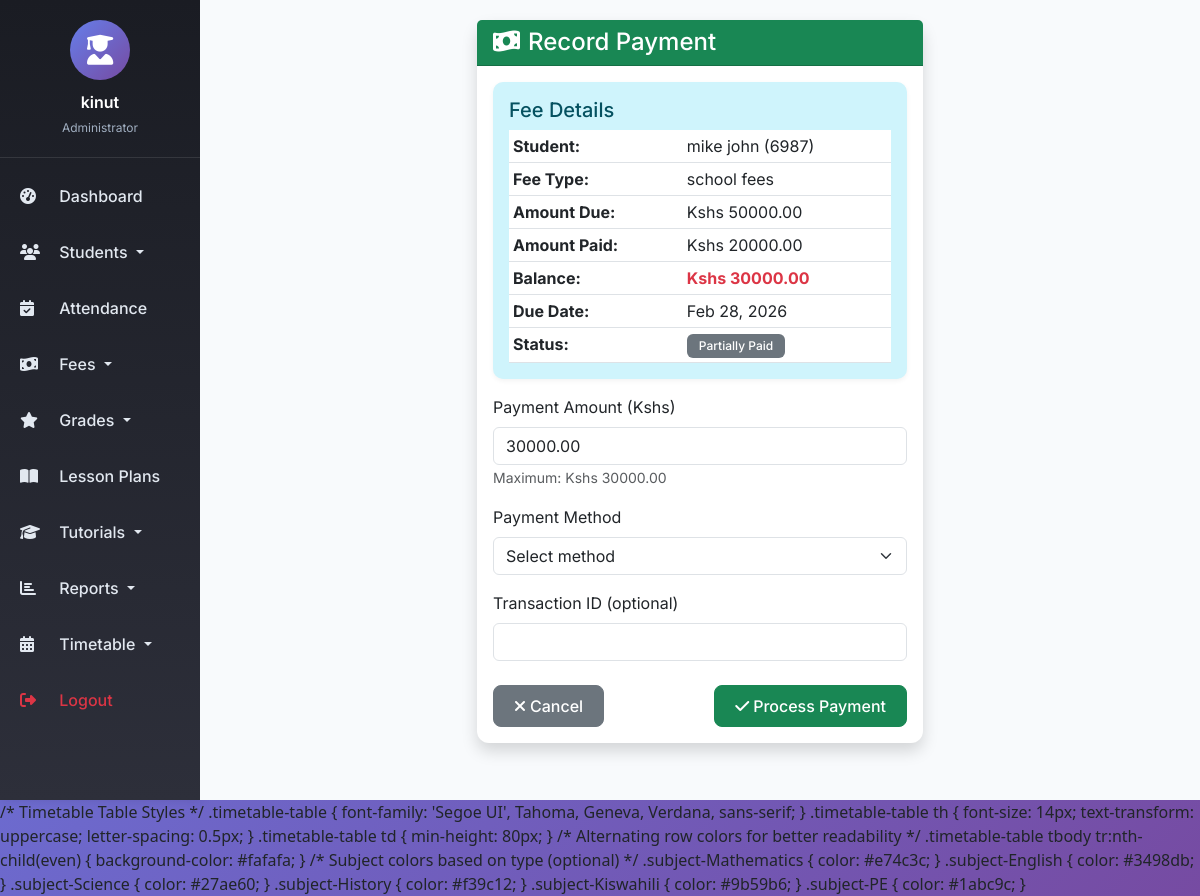
The app's page /fees/1/pay/ (signed in) with its own data.
### management/models.py (models this page shows, shortened)
class Fee(models.Model):
    STATUS_CHOICES = [
        ('Paid', 'Paid'),
        ('Unpaid', 'Unpaid'),
        ('partially paid', 'Partially Paid'),
        ('Overdue', 'Overdue'),
        ('Cancelled', 'Cancelled'),
        ('Refunded', 'Refunded'),
    ]
    PAYMENT_METHOD_CHOICES = [
        ('Cash', 'Cash'),
        ('Bank Transfer', 'Bank Transfer'),
        ('Credit Card', 'Credit Card'),
        ('Cheque', 'Cheque'),
        ('Mobile Payment', 'Mobile Payment'),
        ('Other', 'Other'),
    ]
    student = models.ForeignKey(Student, on_delete=models.CASCADE)
    fee_type = models.ForeignKey(FeeType, on_delete=models.SET_NULL, null=True)
    amount_due = models.DecimalField(max_digits=10, decimal_places=2)
    amount_paid = models.DecimalField(max_digits=10, decimal_places=2, default=0, validators=[MinValueValidator(0)])
    due_date = models.DateField()
    paid_date = models.DateField(null=True, blank=True)
    payment_method = models.CharField(max_length=30, choices=PAYMENT_METHOD_CHOICES, null=True, blank=True)
    transaction_id = models.CharField(max_length=100, null=True, blank=True)
    status = models.CharField(max_length=50, choices=STATUS_CHOICES, default='Unpaid')
    notes = models.TextField(blank=True)
    created_at = models.DateTimeField(auto_now_add=True)
    updated_at = models.DateTimeField(auto_now=True)
    class Meta:
        ordering = ['-due_date', 'student__Last_Name', 'student__First_Name']

class Student(models.Model):
    GENDER_CHOICES = [
        ('Male', 'Male'),
        ('Female', 'Female'),
        ('Other', 'Other'),
    ]
    user = models.OneToOneField(User, on_delete=models.CASCADE, null=True, blank=True)
    Admission_Number = models.CharField(max_length=20, unique=True)
    First_Name = models.CharField(max_length=50)
    Last_Name = models.CharField(max_length=50)
    date_of_birth = models.DateField()
    Gender = models.CharField(max_length=10, choices=GENDER_CHOICES)
    Address = models.TextField()
    Contact_Number = models.CharField(max_length=15)
    Parent_Guardian_Name = models.CharField(max_length=100)
    Parent_Guardian_Contact = models.CharField(max_length=15)
    Parent_Guardian_Email = models.EmailField()
    Enrollment_Date = models.DateField()
    Photo = models.ImageField(upload_to='student_photos/', null=True, blank=True)
    is_active = models.BooleanField(default=True)
    created_at = models.DateTimeField(auto_now_add=True)
    updated_at = models.DateTimeField(auto_now=True)
    class Meta:
        ordering = ['Last_Name', 'First_Name']
    @property
    def full_name(self):
        return f"{self.First_Name} {self.Last_Name}"

class FeeType(models.Model):
    name = models.CharField(max_length=100)
    amount = models.DecimalField(max_digits=10, decimal_places=2, validators=[MinValueValidator(0)])
    frequency = models.CharField(max_length=50, choices=[('One-time', 'One-time'), ('Monthly', 'Monthly'), ('Termly', 'Termly'), ('Yearly', 'Yearly')])
    description = models.TextField(blank=True)
    is_active = models.BooleanField(default=True)
    created_at = models.DateTimeField(auto_now_add=True)

### management/views.py (the view, shortened to what this page needs)
# urls.py: path('fees/<int:pk>/pay/', views.fee_payment, name='fee_payment'),
@login_required
def fee_payment(request, pk):
    fee = get_object_or_404(Fee, pk=pk)
    balance = fee.amount_due - fee.amount_paid
    context = {
        'fee': fee,
        'balance': balance,
    }
    return render(request, 'management/fee_payment.html', context)

### management/templates/management/fee_payment.html (shortened to what this page needs)
{% extends 'base.html' %}
{% load static %}
{% block content %}
<div class="container-fluid">
    <div class="row justify-content-center">
        <div class="col-md-8 col-lg-6">
            <div class="card shadow">
                <div class="card-header bg-success text-white">
                    <h4 class="mb-0"><i class="fas fa-money-bill-wave me-2"></i>Record Payment</h4>
                </div>
                <div class="card-body">
                    <div class="alert alert-info">
                        <h5 class="alert-heading">Fee Details</h5>
                        <table class="table table-sm mb-0">
                            <tr>
                                <th>Student:</th>
                                <td>{{ fee.student.full_name }} ({{ fee.student.Admission_Number }})</td>
                            </tr>
                            <tr>
                                <th>Fee Type:</th>
                                <td>{{ fee.fee_type.name }}</td>
                            </tr>
                            <tr>
                                <th>Amount Due:</th>
                                <td>Kshs {{ fee.amount_due }}</td>
                            </tr>
                            <tr>
                                <th>Amount Paid:</th>
                                <td>Kshs {{ fee.amount_paid }}</td>
                            </tr>
                            <tr>
                                <th>Balance:</th>
                                <td class="fw-bold {% if balance > 0 %}text-danger{% else %}text-success{% endif %}">
                                    Kshs {{ balance }}
                                </td>
                            </tr>
                            <tr>
                                <th>Due Date:</th>
                                <td>{{ fee.due_date|date:"M d, Y" }}</td>
                            </tr>
                            <tr>
                                <th>Status:</th>
                                <td>
                                    <span class="badge
                                        {% if fee.status == 'Paid' %}bg-success
                                        {% elif fee.status == 'Unpaid' %}bg-danger
                                        {% elif fee.status == 'Partially Paid' %}bg-warning text-dark
                                        {% elif fee.status == 'Overdue' %}bg-danger
                                        {% else %}bg-secondary{% endif %}">
                                        {{ fee.get_status_display }}
                                    </span>
                                </td>
                            </tr>
                        </table>
                    </div>
                    <form method="post">
                        <div class="mb-3">
                            <label for="amount_paid" class="form-label">Payment Amount (Kshs)</label>
                            <input type="number" step="0.01" name="amount_paid" id="amount_paid"
                                    class="form-control" value="{{ balance }}" max="{{ balance }}" required>
                            <small class="text-muted">Maximum: Kshs {{ balance }}</small>
                        </div>
                        <div class="mb-3">
                            <label for="payment_method" class="form-label">Payment Method</label>
                            <select name="payment_method" id="payment_method" class="form-select" required>
                                <option value="">Select method</option>
                            </select>
                        </div>
                        <div class="mb-4">
                            <label for="transaction_id" class="form-label">Transaction ID (optional)</label>
                            <input type="text" name="transaction_id" id="transaction_id" class="form-control">
                        </div>
                        <div class="d-flex justify-content-between">
                            <a href="{% url 'fee_list' %}" class="btn btn-secondary">
                                <i class="fas fa-times me-1"></i>Cancel
                            </a>
                            <button type="submit" class="btn btn-success">
                                <i class="fas fa-check me-1"></i>Process Payment
                            </button>
                        </div>
                    </form>
                </div>
            </div>
        </div>
    </div>
</div>
{% endblock %}

### templates/base.html (shortened to what this page needs)
<!DOCTYPE html>
<html lang="en">
<head>
    <link href="https://cdn.jsdelivr.net/npm/bootstrap@5.3.0/dist/css/bootstrap.min.css" rel="stylesheet" />
    <link rel="stylesheet" href="https://cdnjs.cloudflare.com/ajax/libs/font-awesome/6.4.0/css/all.min.css" />
</head>
<body>
    <div class="container-fluid p-0">
        <div class="row g-0">
            <div class="col-md-2 sidebar d-none d-md-block">
                <div class="user-info">
                    <div class="user-avatar">
                        <i class="fas fa-user-graduate"></i>
                    </div>
                    <div class="user-name">{{ user.get_full_name|default:user.username }}</div>
                    <div class="user-role">
                        {% if user.is_superuser %}
                            Administrator
                        {% elif user.groups.all %}
                            {{ user.groups.first.name }}
                        {% else %}
                            Staff
                        {% endif %}
                    </div>
                </div>
                <nav class="nav flex-column">
                    <a class="nav-link" href="{% url 'dashboard' %}">
                        <i class="fas fa-tachometer-alt"></i> Dashboard
                    </a>
                    <li class="nav-item dropdown">
                        <a class="nav-link dropdown-toggle" href="#" role="button" data-bs-toggle="dropdown">
                            <i class="fas fa-users"></i> Students
                        </a>
                    </li>
                    <a class="nav-link" href="{% url 'attendance_list' %}">
                        <i class="fas fa-calendar-check"></i> Attendance
                    </a>
                    <li class="nav-item dropdown">
                        <a class="nav-link dropdown-toggle" href="#" role="button" data-bs-toggle="dropdown">
                            <i class="fas fa-money-bill-wave"></i> Fees
                        </a>
                    </li>
                    <li class="nav-item dropdown">
                        <a class="nav-link dropdown-toggle" href="#" role="button" data-bs-toggle="dropdown">
                            <i class="fas fa-star"></i> Grades
                        </a>
                    </li>
                    <a class="nav-link" href="{% url 'lesson_plan_list' %}">
                        <i class="fas fa-book-open"></i> Lesson Plans
                    </a>
                    <li class="nav-item dropdown">
                        <a class="nav-link dropdown-toggle" href="#" role="button" data-bs-toggle="dropdown">
                            <i class="fas fa-graduation-cap"></i> Tutorials
                        </a>
                    </li>
                    <li class="nav-item dropdown">
                        <a class="nav-link dropdown-toggle" href="#" role="button" data-bs-toggle="dropdown">
                            <i class="fas fa-chart-bar"></i> Reports
                        </a>
                    </li>
                    <li class="nav-item dropdown">
    <a class="nav-link dropdown-toggle" href="#" role="button" data-bs-toggle="dropdown">
        <i class="fas fa-calendar-alt"></i> Timetable
    </a>
</li>
                    <a class="nav-link text-danger" href="{% url 'logout' %}">
                        <i class="fas fa-sign-out-alt"></i> Logout
                    </a>
                </nav>
            </div>
            <div class="col-md-10 main-content">
                {% block content %}
                {% endblock %}
            </div>
        </div>
    </div>
    /* Timetable Table Styles */
.timetable-table {
    font-family: 'Segoe UI', Tahoma, Geneva, Verdana, sans-serif;
}
.timetable-table th {
    font-size: 14px;
    text-transform: uppercase;
    letter-spacing: 0.5px;
}
.timetable-table td {
    min-height: 80px;
}
/* Alternating row colors for better readability */
.timetable-table tbody tr:nth-child(even) {
    background-color: #fafafa;
}
/* Subject colors based on type (optional) */
.subject-Mathematics { color: #e74c3c; }
.subject-English { color: #3498db; }
.subject-Science { color: #27ae60; }
.subject-History { color: #f39c12; }
.subject-Kiswahili { color: #9b59b6; }
.subject-PE { color: #1abc9c; }
</body>
</html>

### templates/base.html (style rules this page uses)
* { font-family: 'Inter', sans-serif; }
body { background: linear-gradient(135deg, #667eea 0%, #764ba2 100%); min-height: 100vh; }
.sidebar { min-height: 100vh; background: linear-gradient(180deg, #1a1c23 0%, #2d2f3a 100%); box-shadow: 2px 0 10px rgba(0,0,0,0.1); transition: all 0.3s ease; }
.sidebar .nav-link { color: #e2e8f0; padding: 12px 20px; transition: all 0.3s ease; font-weight: 500; margin: 4px 0; }
.sidebar .nav-link i { width: 25px; margin-right: 10px; }
.main-content { background: #f8fafc; min-height: 100vh; padding: 20px 30px; }
.card { border: none; border-radius: 12px; box-shadow: 0 2px 4px rgba(0,0,0,0.05); transition: transform 0.2s ease, box-shadow 0.2s ease; }
.table { margin-bottom: 0; }
.btn { border-radius: 8px; padding: 8px 20px; font-weight: 500; transition: all 0.2s ease; }
.alert { border-radius: 10px; border: none; box-shadow: 0 2px 5px rgba(0,0,0,0.05); }
.badge { padding: 6px 12px; border-radius: 6px; font-weight: 500; }
.user-info { padding: 20px; text-align: center; border-bottom: 1px solid rgba(255,255,255,0.1); margin-bottom: 10px; }
.user-avatar { width: 60px; height: 60px; background: linear-gradient(135deg, #667eea 0%, #764ba2 100%); border-radius: 50%; display: flex; align-items: center; justify-content: center; margin: 0 auto 10px; }
.user-avatar i { font-size: 30px; color: white; }
.user-name { color: white; font-weight: 600; margin-bottom: 5px; }
.user-role { color: #a0aec0; font-size: 12px; }

### records on screen
Fee: student.full_name "mike john", student.Admission_Number "6987", fee_type.name "school fees", amount_due "50000.00", amount_paid "20000.00", due_date "Feb 28, 2026", status "Partially Paid"

### other values on screen
{{ user.get_full_name|default:user.username }} "kinut"
{{ balance }} "30000.00"
